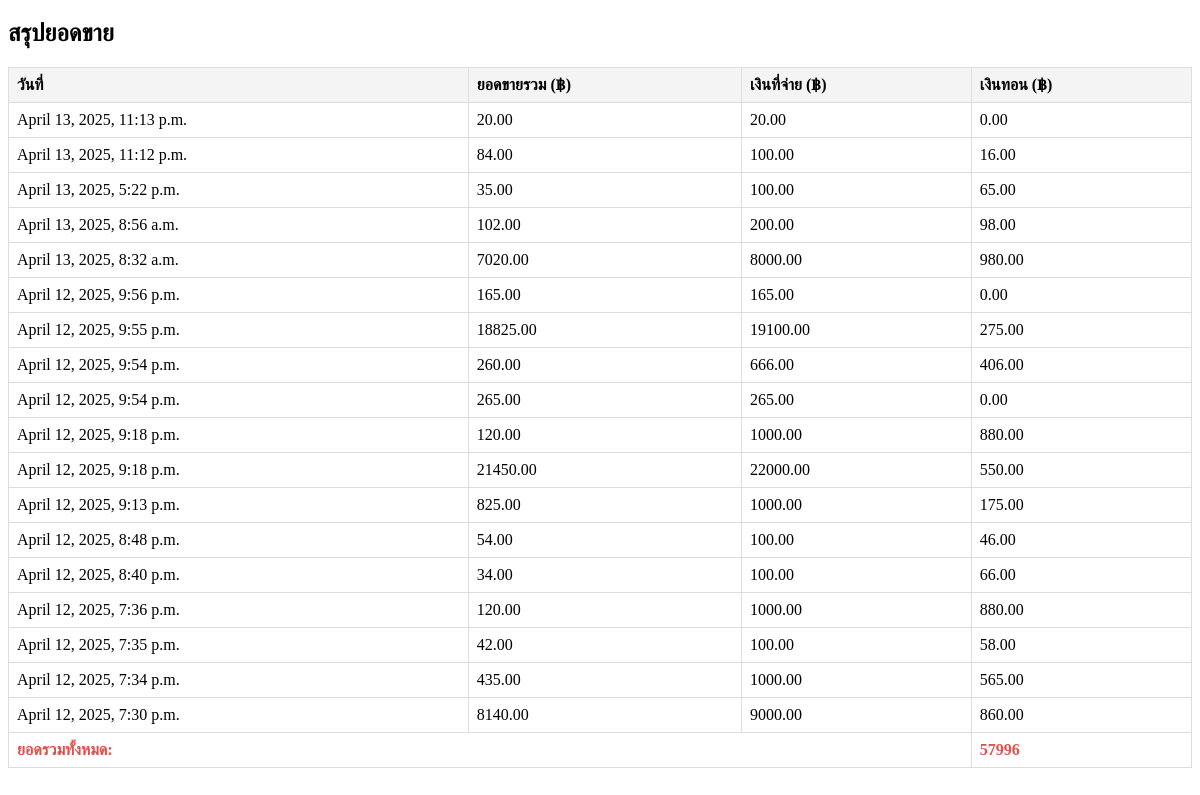
Before: /Circulation1 with the older database file.
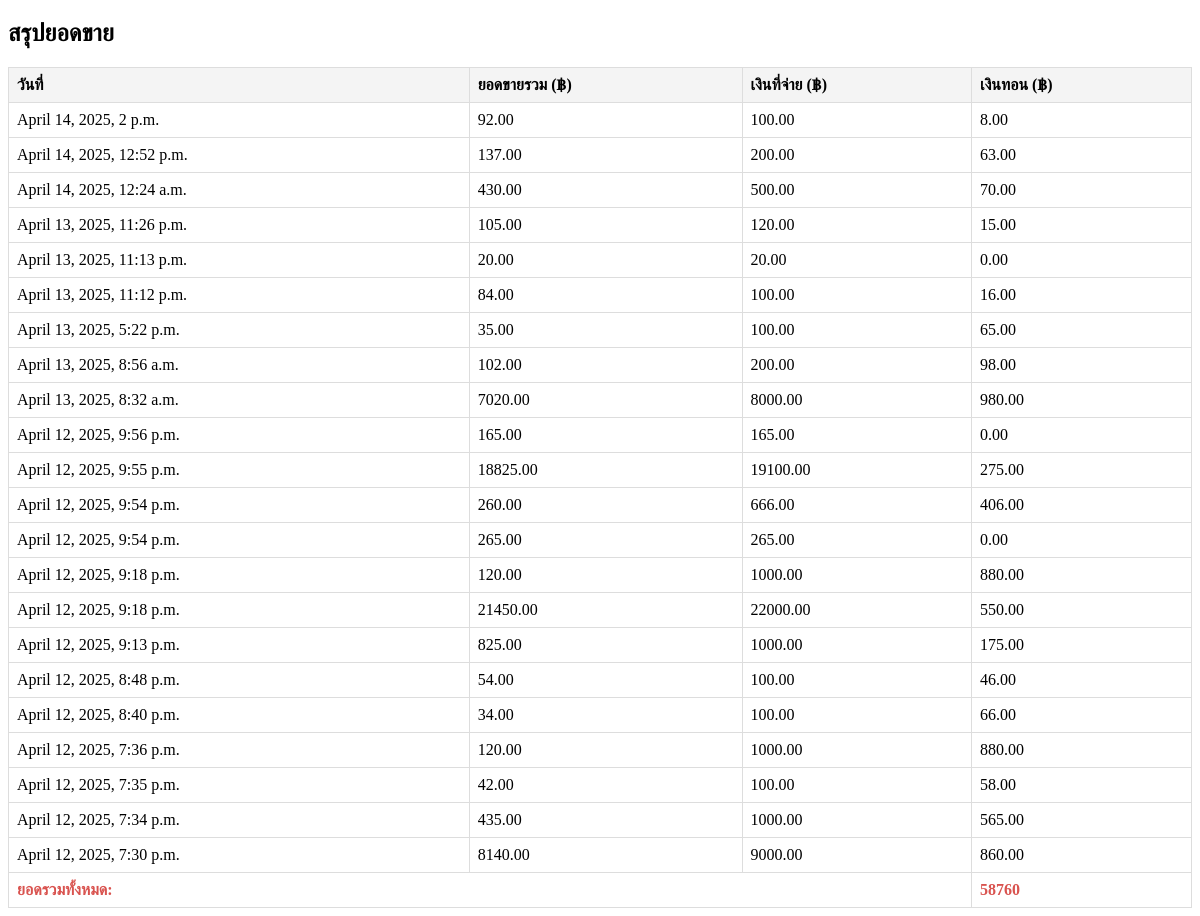
After: the same page with the newer database file.
### Dashboard/models.py (models this page shows, shortened)
class SaleRecord(models.Model):
    total_amount = models.DecimalField(max_digits=10, decimal_places=2)
    entered_amount = models.DecimalField(max_digits=10, decimal_places=2)
    change = models.DecimalField(max_digits=10, decimal_places=2)
    timestamp = models.DateTimeField()
    Pofitprice = models.DecimalField(max_digits=10, decimal_places=2, default=0.00)
    stock_adjustments = models.JSONField()  # ใช้ JSONField สำหรับบันทึกข้อมูล Array
    cashier = models.ForeignKey(User, on_delete=models.CASCADE, null=True, blank=True, default=1)
    class Meta:
        verbose_name = "รายการสินค้าที่บันทึก"  # เปลี่ยนชื่อที่แสดงใน Admin
        verbose_name_plural = "บันทึกรายการสำหรับการขาย"  # ชื่อพหูพจน์ใน Admin

### DashboardUser/views.py (the view)
def Circulation3(request):
    filter_type = request.GET.get("filter", "year")  # ค่าเริ่มต้นเป็น "year"
    today = datetime.now()
    if filter_type == "day":
        start_date = today - timedelta(days=1)
    elif filter_type == "week":
        start_date = today - timedelta(weeks=1)
    elif filter_type == "month":
        start_date = today - timedelta(days=30)
    elif filter_type == "3months":
        start_date = today - timedelta(days=90)
    elif filter_type == "6months":
        start_date = today - timedelta(days=180)
    else:  # "year"
        start_date = today - timedelta(days=365)
    records1 = SaleRecord.objects.filter(timestamp__gte=start_date).order_by('-timestamp')
    total_sum = records1.aggregate(total=Sum("total_amount"))["total"] or 0
    return render(request, "Circulation1.html", {
        "records1": records1,
        "total_sum": total_sum,
        "filter_type": filter_type  # ส่งค่า filter_type ไปยัง template
    })

### DashboardUser/templates/Circulation1.html (shortened to what this page needs)
<!DOCTYPE html>
{% load humanize %}
{% load static %}
<html>
    <head>
        <link rel="stylesheet" href="">
    </head>
   <body>
    <h2>สรุปยอดขาย</h2>
    <table>
        <thead>
            <tr>
                <th>วันที่</th>
                <th>ยอดขายรวม (฿)</th>
                <th>เงินที่จ่าย (฿)</th>
                <th>เงินทอน (฿)</th>
            </tr>
        </thead>
        <tbody>
            {% for record in records1 %}
            <tr>
                <td>{{ record.timestamp }}</td>
                <td>{{ record.total_amount }}</td>
                <td>{{ record.entered_amount }}</td>
                <td>{{ record.change }}</td>
            </tr>
            {% endfor %}
        </tbody>
        <tfoot>
            <tr>
                <td colspan="3" class="total">ยอดรวมทั้งหมด:</td>
                <td class="total">{{ total_sum }}</td>
            </tr>
        </tfoot>
    </table>
</body>
</html>

Changed rows visible on the page:
added SaleRecord: timestamp "April 14, 2025, 2 p.m.", total_amount "92.00", entered_amount "100.00", change "8.00"
added SaleRecord: timestamp "April 14, 2025, 12:52 p.m.", total_amount "137.00", entered_amount "200.00", change "63.00"
added SaleRecord: timestamp "April 14, 2025, 12:24 a.m.", total_amount "430.00", entered_amount "500.00", change "70.00"
added SaleRecord: timestamp "April 13, 2025, 11:26 p.m.", total_amount "105.00", entered_amount "120.00", change "15.00"
Other visible differences:
{{ total_sum }}: "57996" → "58760"
